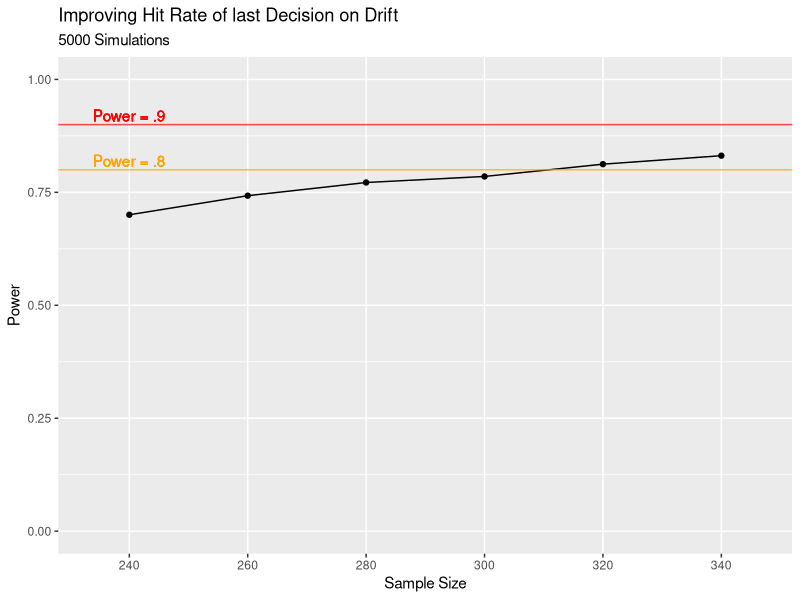
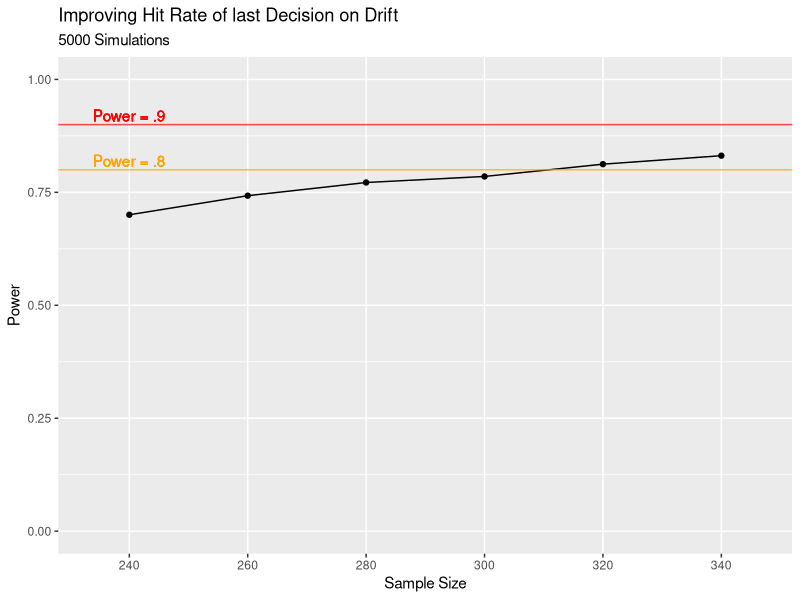

These figures' R source, in order:
library(tidyverse)
library(lmtest)
library(sandwich)


# Target measures are improving the drift hit-rate of the last decision.
# We're going to go off a minimal effect of interest of an average improvement
# of "half a share", i.e. .5.


# Setup ------------------------------------------------
sample_sd <- 2.93
expected_effect <- sample_sd * .2 # Small coens d

# Notes:
# sd drift hit rates: 2.93

sample_sizes <- c(seq(240, 340, 20))
conditions <- c('Baseline', 'Condition_A', 'Condition_B')
n_repetitions <- 5000
alpha_level <- .1 # .1 for one-sided test!


# Simulation ------------------------------------------------
results <- array(dim = c(
	length(conditions),
	length(sample_sizes),
	n_repetitions))

for (sample_size_ix in seq_along(sample_sizes)) {
	for (repetition_ix in seq_len(n_repetitions)) {
		this_n_per_condition <- sample_sizes[sample_size_ix]
		this_dat <- tibble(condition = rep(conditions,
				each = this_n_per_condition),
			outcome = rnorm(n = length(conditions) * this_n_per_condition,
				mean = ifelse(condition == 'Baseline', 0, expected_effect),
				sd = sample_sd))

		# TODO: (4) We don't need clusting, right?
		results[, sample_size_ix, repetition_ix] <-
			lm(outcome ~ condition, data = this_dat) %>%
			summary() %>%
			pluck('coefficients') %>%
			`[`(, 'Pr(>|t|)')
	}
	cat('Done simulating sample size ', sample_sizes[sample_size_ix], '\n')
}


# Analysis ------------------------------------------------

results_bool <- results <= alpha_level
power_table <- apply(results_bool, c(1, 2), mean)

power_data <- as_tibble(power_table) %>%
	setNames(paste0('Sample_', sample_sizes)) %>%
	add_column(condition = conditions) %>%
	pivot_longer(cols = -'condition', names_to = c(NA, 'sample_size'),
		names_sep = '_', values_to = 'power')

ggplot(filter(power_data, condition == 'Condition_A'),
	aes(x = sample_size, y = power)) +
	geom_point() +
	geom_line(aes(group = condition)) +
	geom_hline(yintercept = .9, color = 'red', alpha = .7) +
	geom_text(label = 'Power = .9', x = 1, y = .92, color = 'red', alpha = .7) +
	geom_hline(yintercept = .8, color = 'orange', alpha = .7) +
	geom_text(label = 'Power = .8', x = 1, y = .82, color = 'orange', alpha = .7) +
	ylim(0, 1) +
	labs(title = 'Improving Hit Rate of last Decision on Drift',
		subtitle = str_c(n_repetitions, ' Simulations'),
		x = 'Sample Size',
		y = 'Power')

ggsave(file.path('output', 'figures', 'power_analysis',
	'drift_hit_rate_small_effect.pdf'), device = 'pdf',
	height = 20, width = 30, units = 'cm')
